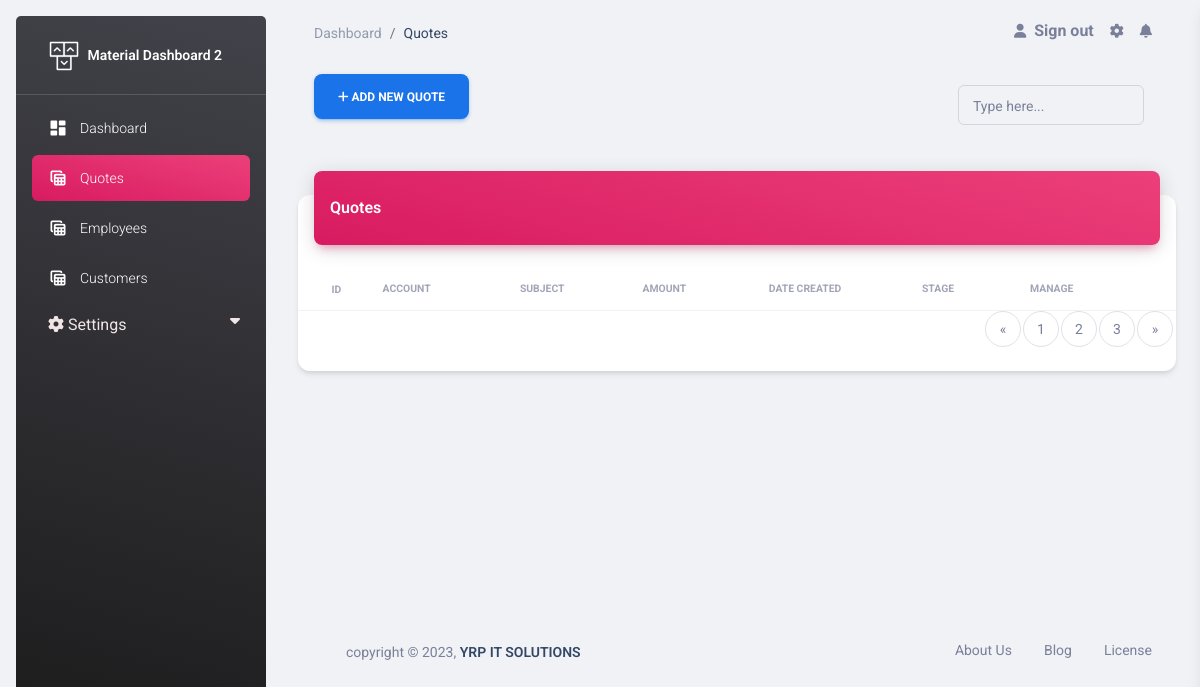
The app's page /pages/tables.php, older data.
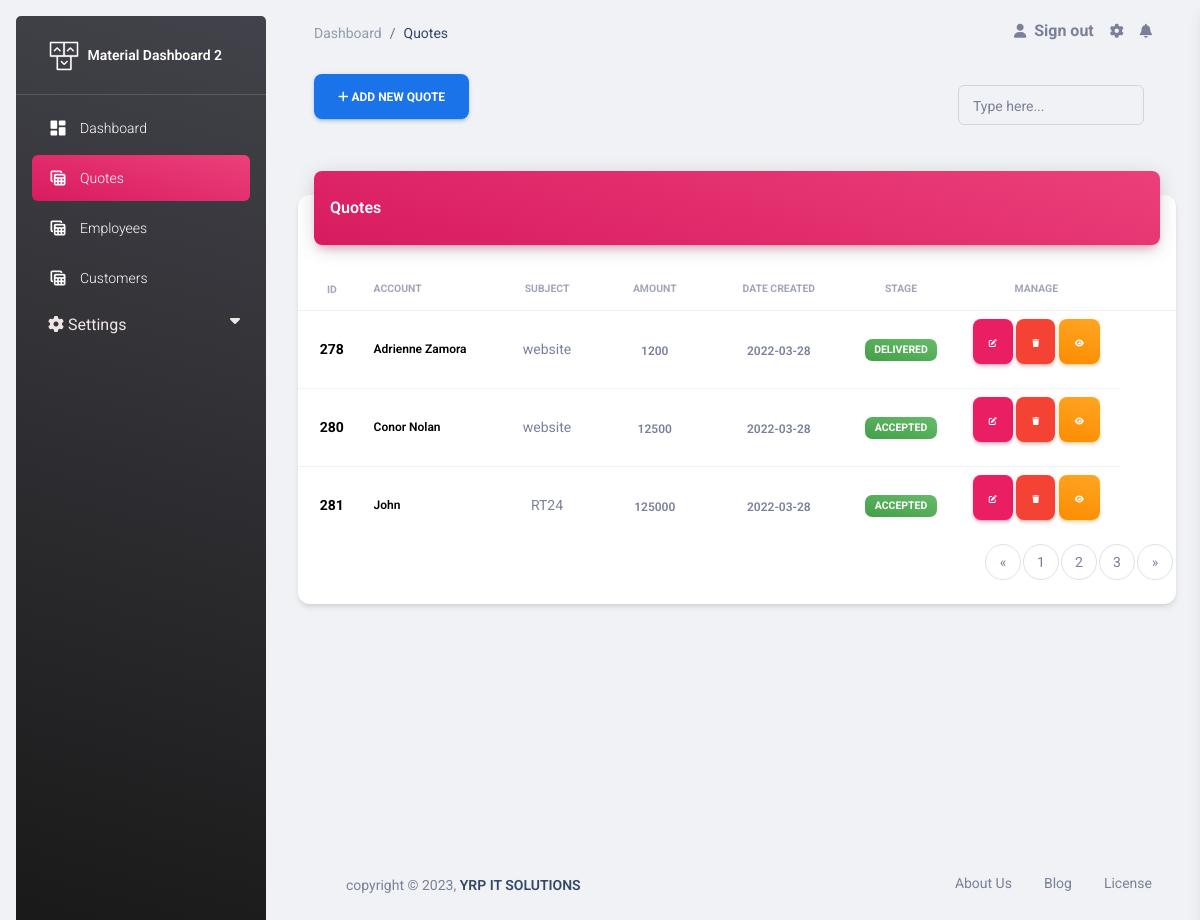
The same page, newer data.
### tables this page shows
CREATE TABLE `quotes` (
  `id` int(11) NOT NULL,
  `subject` varchar(255) DEFAULT NULL,
  `customer_id` varchar(255) DEFAULT NULL,
  `address` text DEFAULT NULL,
  `quote_prefix` varchar(255) DEFAULT NULL,
  `gst_number` varchar(255) DEFAULT NULL,
  `date_created` date DEFAULT NULL,
  `expiry_date` date DEFAULT NULL,
  `stage` varchar(255) DEFAULT NULL,
  `sales_tax_id` int(11) DEFAULT NULL,
  `ckeditor2` varchar(255) DEFAULT NULL,
  `message` varchar(255) DEFAULT NULL,
  `input1` varchar(255) DEFAULT NULL,
  `input2` int(11) DEFAULT NULL,
  `option` varchar(50) DEFAULT NULL,
  `totalamount` int(11) DEFAULT NULL
);

### pages/tables.php (the view, shortened to what this page needs)
<!DOCTYPE html>
<html lang="en">
<head>
  <link rel="stylesheet" href="https://cdnjs.cloudflare.com/ajax/libs/font-awesome/6.4.0/css/all.min.css"
 />
  <link href="../assets/css/nucleo-icons.css" rel="stylesheet" />
  <link href="../assets/css/nucleo-svg.css" rel="stylesheet" />
  <link id="pagestyle" href="../assets/css/material-dashboard.css?v=3.0.0" rel="stylesheet" />
  <link rel="stylesheet" href="./css/table.css">
  <link rel="stylesheet" href="./css/sidebar.css">
  <link rel="stylesheet" href="./css//page.css">
</head>
<body class="g-sidenav-show  bg-gray-200">
  <aside
    class="sidenav navbar navbar-vertical navbar-expand-xs border-0 border-radius-xl my-3 fixed-start ms-3   bg-gradient-dark"
    id="sidenav-main">
    <div class="sidenav-header">
      <a class="navbar-brand m-0" href=" https://demos.creative-tim.com/material-dashboard/pages/dashboard "
        target="_blank">
        <img src="../assets/img/logo-ct.png" class="navbar-brand-img h-100" alt="main_logo">
        <span class="ms-1 font-weight-bold text-white">Material Dashboard 2</span>
      </a>
    </div>
    <hr class="horizontal light mt-0 mb-2">
    <div class="collapse navbar-collapse  w-auto  max-height-vh-100" id="sidenav-collapse-main">
      <ul class="navbar-nav">
        <li class="nav-item">
          <a class="nav-link text-white " href="../pages/dashboard.php">
            <div class="text-white text-center me-2 d-flex align-items-center justify-content-center">
              <i class="material-icons opacity-10">dashboard</i>
            </div>
            <span class="nav-link-text ms-1">Dashboard</span>
          </a>
        </li>
        <li class="nav-item">
          <a class="nav-link text-white bg-primary bg-gradient-primary" href="../pages/tables.php">
            <div class="text-white text-center me-2 d-flex align-items-center justify-content-center">
              <i class="material-icons opacity-10">table_view</i>
            </div>
            <span class="nav-link-text ms-1">Quotes</span>
          </a>
        </li>
        <li class="nav-item">
          <a class="nav-link text-white" href="../pages/employees.php">
            <div class="text-white text-center me-2 d-flex align-items-center justify-content-center">
              <i class="material-icons opacity-10">table_view</i>
            </div>
            <span class="nav-link-text ms-1">Employees</span>
          </a>
        </li>
        <li class="nav-item">
          <a class="nav-link text-white" href="/pages/customers.php">
            <div class="text-white text-center me-2 d-flex align-items-center justify-content-center">
              <i class="material-icons opacity-10">table_view</i>
            </div>
            <span class="nav-link-text ms-1">Customers</span>
          </a>
        </li>
        <link rel="stylesheet" href="./css/sidebar.css">
        <div class="droupdown">
          <div class="sidenav text-white">
            <button class="dropdown-btn">
              <i class="fa-solid fa-gear"></i>
              Settings
              <i class="fa fa-caret-down"></i>
            </button>
          </div>
        </div>
      </ul>
    </div>
  </aside>
  <main class="main-content position-relative max-height-vh-100 h-100 border-radius-lg ">
    <nav class="navbar navbar-main navbar-expand-lg px-0 mx-4 shadow-none border-radius-xl" id="navbarBlur"
      navbar-scroll="true">
      <div class="container-fluid py-1 px-3">
        <nav aria-label="breadcrumb">
          <ol class="breadcrumb bg-transparent mb-0 pb-0 pt-1 px-0 me-sm-6 me-5">
            <li class="breadcrumb-item text-sm"><a class="opacity-5 text-dark" href="./dashboard.php">Dashboard</a></li>
            <li class="breadcrumb-item text-sm text-dark " aria-current="page">Quotes</li>
          </ol>
        </nav>
          <ul class="navbar-nav  justify-content-end">
            <li class="nav-item d-flex align-items-center">
              <a href="javascript:;" class="nav-link text-body font-weight-bold px-0">
                <i class="fa fa-user me-sm-1"></i>
                <a href="../pages/login.html" class="sign-in"> &nbsp;<span class="d-sm-inline d-none">Sign out</span></a>
              </a>
            </li>
            <li class="nav-item px-3 d-flex align-items-center">
              <a href="javascript:;" class="nav-link text-body p-0">
                <i class="fa fa-cog fixed-plugin-button-nav cursor-pointer"></i>
              </a>
            </li>
            <li class="nav-item dropdown pe-2 d-flex align-items-center">
              <a href="javascript:;" class="nav-link text-body p-0" id="dropdownMenuButton" data-bs-toggle="dropdown"
                aria-expanded="false">
                <i class="fa fa-bell cursor-pointer"></i>
              </a>
            </li>
          </ul>
        </div>
    </nav>
    <nav class="navbar navbar-main navbar-expand-lg px-0 mx-4 shadow-none border-radius-xl" id="navbarBlur" navbar-scroll="true">
      <div class="container-fluid btnimp py-1 px-3 ">
        <a class="hrefence" href="../pages/Quotescreate.php">
          <button type="button" class="btn btn-info btn-w btn-add">
          <i class="fa-solid fa-plus icn" style="color: white;">
          </i> <span class="text">Add New Quote</span></button></a>
          <div class="ms-md-auto pe-md-3 d-flex align-items-center search_bar">
            <div class="collapse navbar-collapse mt-sm-0 mt-2 me-md-0 me-sm-4" id="navbar">
                  <div class="input-group input-group-outline">
                    <label class="form-label">Type here...</label>
                    <input type="text" class="form-control" onfocus="focused(this)" onfocusout="defocused(this)">
                  </div>
                </div>
              </div>
      </div>
    </nav>
    <div class="container-fluid py-4">
      <div class="row">
        <div class="col-12">
          <div class="card my-4">
            <div class="card-header p-0 position-relative mt-n4 mx-3  z-index-2">
              <div class="bg-gradient-primary shadow-primary border-radius-lg pt-4 pb-3 flexbtnaddemp">
                <h6 class="text-white text-capitalize ps-3">Quotes</h6>
              </div>
            </div>
            <div class="card-body px-0 pb-2">
              <div class="table-responsive p-0">
                <table class="table align-items-center mb-0" id="paginated-list">
                  <thead>
                    <tr>
                      <th
                        class="text-uppercase text-secondary text-xxs font-weight-bolder opacity-7 text-center text-sm">
                        Id</th>
                      <th class="text-uppercase text-secondary text-xxs font-weight-bolder opacity-7 ps-2">Account</th>
                      <th class="text-center text-uppercase text-secondary text-xxs font-weight-bolder opacity-7">
                        Subject</th>
                      <th class="text-center text-uppercase text-secondary text-xxs font-weight-bolder opacity-7">Amount
                      </th>
                      <th class="text-center text-uppercase text-secondary text-xxs font-weight-bolder opacity-7">Date
                        Created</th>
                      <th class="text-center text-uppercase text-secondary text-xxs font-weight-bolder opacity-7">Stage
                      </th>
                      <th class="text-center text-uppercase text-secondary text-xxs font-weight-bolder opacity-7">Manage
                      </th>
                      <th class="text-secondary opacity-7"></th>
                    </tr>
                  </thead>
                  <?php
include "connection.php";
$sql = "SELECT * from `quotes`";
$result =  $result = mysqli_query($con, $sql);
if ($result) {
  while($row = mysqli_fetch_assoc($result)){
    $id = $row['id'];
    $subject = $row['subject'];
    $customer_id = $row['customer_id'];
    $stage = $row['stage'];
    $totalamount = $row['totalamount'];
  echo '
  <tr id="tabledelete">
    <td>
      <p class="text-center text-sm">'.$id.'</p>
    </td>
    <td>
      <a href="./view.html">
        <p class="text-xs font-weight-bold mb-0">'.$customer_id.'</p>
      </a>
    </td>
    <td class="align-middle text-center text-sm">
      <span>'.$subject.'</span>
    </td>
    <td class="align-middle text-center">
      <span class="text-secondary text-xs font-weight-bold">'.$totalamount.'</span>
    </td>
    <td class="align-middle text-center">
      <a href="javascript:;" class="text-secondary text-xs font-weight-bold">
        2022-03-28
      </a>
    </td>
    <td class="align-middle text-center text-sm">
      <span class="badge badge-sm bg-gradient-success">'.$stage.' </span>
    </td>
    <td class=" text-center text-sm">
      <a href="./edit.php?editid='.$id.'">
      <button type="button" class="btn btn-primary btn-sm">
        <i class="fa-solid fa-pen-to-square"></i>
      </button>
    </a>
     <a href="deleteQuotes.php?deleteQuotesid='.$id.'"> <button type="button" class="btn btn-danger btn-sm">
        <i class="fa-solid fa-trash"></i>
      </button></a>
      <button type="button" class="btn bg-gradient-warning btn-sm" data-bs-toggle="modal" data-bs-target="#exampleModal">
        <i class="fa-solid fa-eye"></i>
      </button>
    </td>
  </tr>
';
  }
}
?>
                </table>
                <nav aria-label="Page navigation example">
                  <ul class="pagination justify-content-end">
                    <li class="page-item" id="prev-button">
                      <a class="page-link" href="#" aria-label="Previous">
                        <span aria-hidden="true">&laquo;</span>
                      </a>
                    </li>
                    <li class="page-item"><a class="page-link" href="#">1</a></li>
                    <li class="page-item"><a class="page-link" href="#">2</a></li>
                    <li class="page-item"><a class="page-link" href="#">3</a></li>
                    <li class="page-item" id="next-button">
                      <a class="page-link" href="#" aria-label="Next">
                        <span aria-hidden="true">&raquo;</span>
                      </a>
                    </li>
                  </ul>
                </nav>
              </div>
            </div>
          </div>
        </div>
      </div>
      <footer class="footer py-4  ">
        <div class="container-fluid">
          <div class="row align-items-center justify-content-lg-between">
            <div class="col-lg-6 mb-lg-0 mb-4">
             <div class="container copy-right-container">
              <div class="copyright text-center text-sm text-muted text-lg-start">
                copyright ©
                ,
                <a href="https://yrpitsolutions.com/" class="font-weight-bold  texthovercolor" target="_blank">YRP IT SOLUTIONS</a>
              </div>
             </div>
            </div>
            <div class="col-lg-6">
              <ul class="nav nav-footer justify-content-center justify-content-lg-end">
                <li class="nav-item">
                  <a href="#" class="nav-link text-muted" target="_blank">About
                    Us</a>
                </li>
                <li class="nav-item">
                  <a href="#" class="nav-link text-muted" target="_blank">Blog</a>
                </li>
                <li class="nav-item">
                  <a href="#" class="nav-link pe-0 text-muted" target="_blank">License</a>
                </li>
              </ul>
            </div>
          </div>
        </div>
      </footer>
    </div>
  </main>
</body>
</html>

### pages/css/table.css (style rules this page uses)
.flexbtnaddemp { display: flex; justify-content: space-between; padding-right: 20px; }
footer { margin-top: 220px; }

### pages/css/sidebar.css (style rules this page uses)
.droupdown .sidenav a, .dropdown-btn { padding: 6px 8px 6px 16px; text-decoration: none; color: #f1e6e6; display: block; border: none; background: none; width: 100%; text-align: left; cursor: pointer; outline: none; }
.droupdown { display: flex; justify-content: center; width: 100%; overflow: hidden; }
.sidenav { width: 230px; border-radius: 5px; }
button { height: 45px; }
.dropdown-btn { padding-left: 22px; }
.fa-caret-down { float: right; padding-right: 8px; }

### pages/css/page.css (style rules this page uses)
label { color: #fff; }
p { color: black; font-weight: bold; padding: 0px; margin: 0px; }
.icn { color: black; }

Row changes from the older to the newer data that the page shows:
added quotes: id "278", customer "Adrienne Zamora", subject "website", totalamount "1200", stage "DELIVERED"
added quotes: id "280", customer "Conor Nolan", subject "website", totalamount "12500", stage "ACCEPTED"
added quotes: id "281", customer "John", subject "RT24", totalamount "125000", stage "ACCEPTED"
